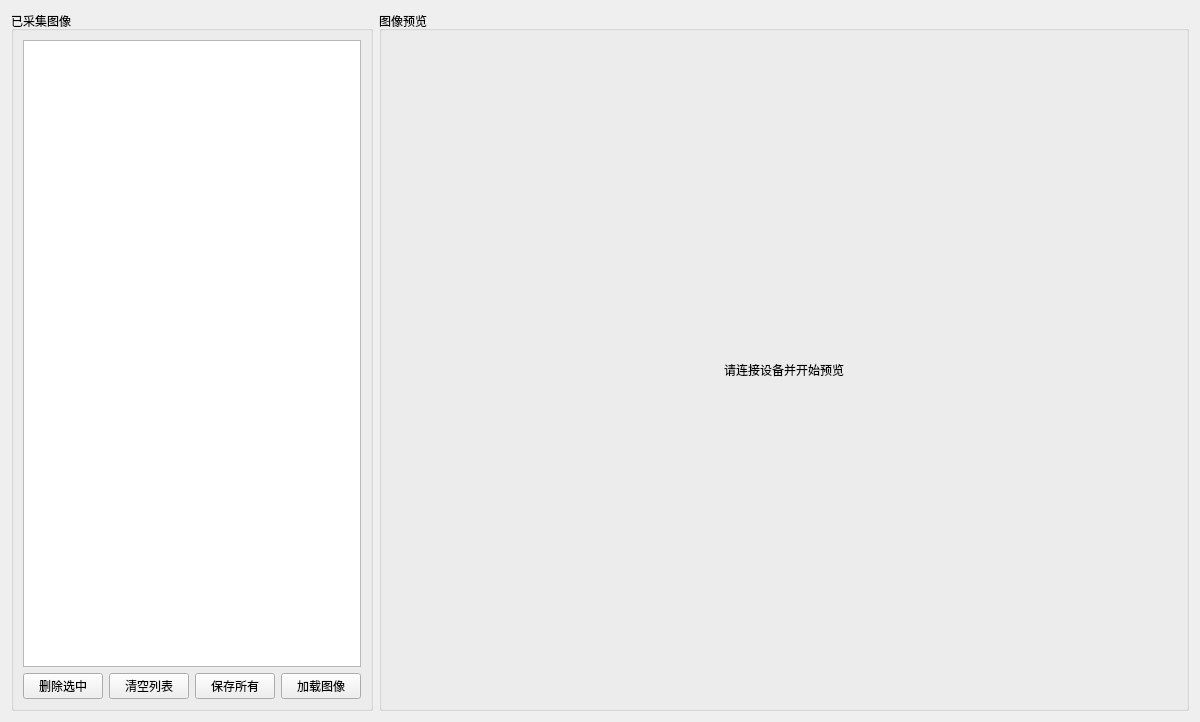
<?xml version="1.0" encoding="UTF-8"?>
<ui version="4.0">
 <class>DataAcquisitionModule</class>
 <widget class="QWidget" name="DataAcquisitionModule">
  <property name="geometry">
   <rect>
    <x>0</x>
    <y>0</y>
    <width>1200</width>
    <height>722</height>
   </rect>
  </property>
  <property name="windowTitle">
   <string>数据采集</string>
  </property>
  <layout class="QVBoxLayout" name="verticalLayout">
   <item>
    <layout class="QHBoxLayout" name="horizontalLayout">
     <item>
      <widget class="QGroupBox" name="capturedImagesGroup">
       <property name="title">
        <string>已采集图像</string>
       </property>
       <layout class="QVBoxLayout" name="verticalLayout_3">
        <item>
         <widget class="QListWidget" name="dataListWidget">
          <property name="sizePolicy">
           <sizepolicy hsizetype="Preferred" vsizetype="Expanding">
            <horstretch>0</horstretch>
            <verstretch>0</verstretch>
           </sizepolicy>
          </property>
          <property name="editTriggers">
           <set>QAbstractItemView::EditTrigger::DoubleClicked|QAbstractItemView::EditTrigger::EditKeyPressed</set>
          </property>
          <property name="alternatingRowColors">
           <bool>true</bool>
          </property>
          <property name="iconSize">
           <size>
            <width>128</width>
            <height>96</height>
           </size>
          </property>
          <property name="resizeMode">
           <enum>QListView::ResizeMode::Adjust</enum>
          </property>
          <property name="spacing">
           <number>3</number>
          </property>
          <property name="uniformItemSizes">
           <bool>true</bool>
          </property>
          <property name="selectionRectVisible">
           <bool>true</bool>
          </property>
         </widget>
        </item>
        <item>
         <layout class="QHBoxLayout" name="horizontalLayout_3">
          <item>
           <widget class="QPushButton" name="deleteImageButton">
            <property name="text">
             <string>删除选中</string>
            </property>
           </widget>
          </item>
          <item>
           <widget class="QPushButton" name="clearAllButton">
            <property name="text">
             <string>清空列表</string>
            </property>
           </widget>
          </item>
          <item>
           <widget class="QPushButton" name="saveImagesButton">
            <property name="text">
             <string>保存所有</string>
            </property>
           </widget>
          </item>
          <item>
           <widget class="QPushButton" name="loadImagesButton">
            <property name="text">
             <string>加载图像</string>
            </property>
           </widget>
          </item>
         </layout>
        </item>
       </layout>
      </widget>
     </item>
     <item>
      <widget class="QGroupBox" name="previewGroup">
       <property name="title">
        <string>图像预览</string>
       </property>
       <layout class="QVBoxLayout" name="verticalLayout_2">
        <item>
         <widget class="QLabel" name="previewLabel">
          <property name="sizePolicy">
           <sizepolicy hsizetype="Expanding" vsizetype="Preferred">
            <horstretch>0</horstretch>
            <verstretch>0</verstretch>
           </sizepolicy>
          </property>
          <property name="minimumSize">
           <size>
            <width>300</width>
            <height>200</height>
           </size>
          </property>
          <property name="text">
           <string>请连接设备并开始预览</string>
          </property>
          <property name="scaledContents">
           <bool>true</bool>
          </property>
          <property name="alignment">
           <set>Qt::AlignmentFlag::AlignCenter</set>
          </property>
         </widget>
        </item>
       </layout>
      </widget>
     </item>
    </layout>
   </item>
   <item>
    <layout class="QHBoxLayout" name="horizontalLayout_4"/>
   </item>
  </layout>
 </widget>
 <resources/>
 <connections/>
</ui>
